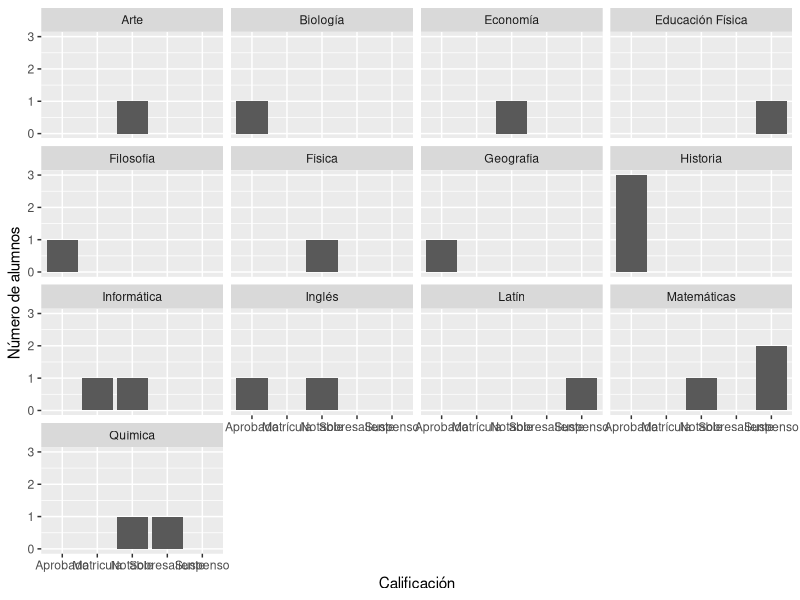

Source code (R):
library(tidyverse)

df <- data.frame(
  nombre_estudiante = c(
    "Ana María",
    "Luis Alberto",
    "Carlos Enrique",
    "María Fernanda",
    "Elena Sofía",
    "Miguel Ángel",
    "Lucía",
    "Pablo",
    "Laura Isabel",
    "Juan Carlos",
    "José Antonio",
    "Rosa María",
    "Fernando",
    "Silvia",
    "Gabriel",
    "Patricia",
    "Francisco Javier",
    "Cristina",
    "Daniel",
    "Andrea"
  ),
  apellido_estudiante = c(
    "García López",
    "Martínez Torres",
    "Pérez Gómez",
    "González Fernández",
    "López Morales",
    "Ramírez García",
    "Moreno Sánchez",
    "Jiménez Muñoz",
    "Rodríguez Díaz",
    "Díaz Pérez",
    "Gutiérrez López",
    "Navarro García",
    "Hernández Castro",
    "Vargas López",
    "Lara Serrano",
    "Ruiz Gálvez",
    "Vega Muñoz",
    "Ortega Jiménez",
    "Castillo Romero",
    "Sánchez Martínez"
  ),
  asignatura = c(
    "Matemáticas",
    "Historia",
    "Inglés",
    "Latín",
    "Química",
    "Historia",
    "Matemáticas",
    "Inglés",
    "Química",
    "Historia",
    "Física",
    "Biología",
    "Geografía",
    "Economía",
    "Educación Física",
    "Arte",
    "Filosofía",
    "Informática",
    "Informática",
    "Matemáticas"
  ),
  género = factor(
    c(
      "F",
      "M",
      "M",
      "F",
      "F",
      "M",
      "F",
      "M",
      "F",
      "M",
      "M",
      "F",
      "M",
      "F",
      "M",
      "F",
      "M",
      "F",
      "M",
      "F"
    ),
    levels = c("F", "M")
  ),
  nota = c(
    4.5,
    6.0,
    7.5,
    3.0,
    8.5,
    5.5,
    4.0,
    6.5,
    9.0,
    5.0,
    7.8,
    6.3,
    5.7,
    8.0,
    4.2,
    7.1,
    6.9,
    8.8,
    10,
    7.6
  )
)

apellido <- df %>% filter(género == "F" &
                            nota < 5) %>% pull(apellido_estudiante)
str_remove(apellido, " .*")

top_k_asig <- df %>%
  group_by(asignatura) %>%
  summarise(total_estudiantes = n()) %>%
  arrange(desc(total_estudiantes)) %>%
  pull(asignatura) %>%
  .[1:5]

df %>%
  filter(asignatura %in% top_k_asig) %>%
  group_by(género, asignatura) %>%
  summarise(media = mean(nota), aprobados = sum(nota >= 5))

matriz <- matrix(sample(-10:10, 9), nrow = 3)
matriz[1, 3] <- NA
matriz

ejercicio <- function(mat) {
  a <- diag(mat[, ncol(mat):1])
  a <- a[!is.na(a) & a > 0]
  b <- apply(mat, 2, min, na.rm = TRUE)
  c(a=a,b=b)
}

ejercicio(matriz)


df <- df %>%
  mutate(aprobado = case_when(
    nota == 10 ~ "Matrícula",
    nota == 9 ~ "Sobresaliente",
    nota >= 7 & nota < 9 ~ "Notable",
    nota >= 5 & nota < 7 ~ "Aprobado",
    nota < 5 | is.na(nota) ~ "Suspenso",
  )) %>%
  mutate(aprobado = factor(aprobado))

ggplot(df, aes(x = aprobado)) +
  geom_bar() +
  facet_wrap(~ asignatura) +
  labs(x = "Calificación", y = "Número de alumnos") 

v <- c("hola","mundo")
w <- c(1,6)

res <- rbind(v, w)
res
flatten(as.list(res))
